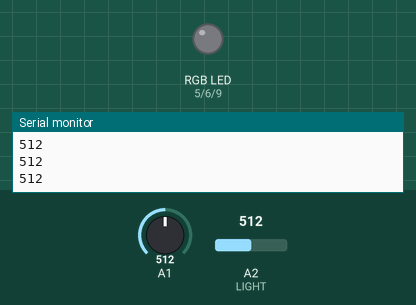
Bench run of a sketch on a simulated Arduino Uno, built with avr-gcc and run on an emulated ATmega328P. Shown: an RGB LED mixed from three pins (HIGH = lit), the last lines printed to the serial monitor. The inputs (shaded band) are chosen by the test bench; at power-on: A2 (LIGHT) = 512, A1 = 512. Dim RGB values are drawn brighter than linear.

Above: at 1.2 s.
1.3 s: A2 (LIGHT) set to 22
2.8 s: A2 (LIGHT) set to 18
At 4.1 s:
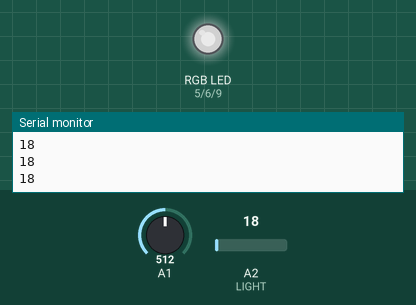
Timing chart, 0 to 5.8 s (numbered marks = the images above; inputs shaded):
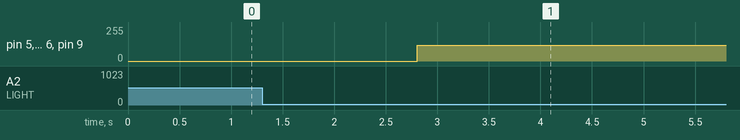

Measured:
- the behaviour switches between 21 and 20 on A2 (LIGHT) (found by bisection; images 0 and 1)
- after the input at 2.8 s, pin 5 (RED_PIN), pin 6 (GREEN_PIN), pin 9 (BLUE_PIN): 0/255 → 120/255 at once

The sketch:

sketch_jun01c.ino
```cpp
// C++ code
//
#define RED_PIN 5
#define GREEN_PIN 6
#define BLUE_PIN 9
#define LIGHT A2

byte rState = 0;


void setup()
{
  Serial.begin(9600);
  pinMode(RED_PIN, OUTPUT);
  pinMode(GREEN_PIN, OUTPUT);
  pinMode(BLUE_PIN, OUTPUT);
}

void loop()
{
  int lightValue = analogRead(LIGHT);
  Serial.println(lightValue);
  if(lightValue <= 20){
    doJob();
  }else{
    changeColor(0,rState);
  }
}

void doJob(){
  int value = analogRead(A1);
  int mapValue = map(value,0,1023,0,255);
  //Serial.println(mapValue);

  changeColor(mapValue,rState);

  if(Serial.available()){
    switch(Serial.read()){
      case 'r':
        Serial.println('r');
        rState = 1;
        break;
      case 'g':
        Serial.println('g');
        rState = 2;
        break;
      case 'b':
        Serial.println('b');
        rState = 3;
        break;
      default:
        break;
    }

  }
}

void changeColor(int value, byte state){
  int allValue = (value>=120) ? 120 : value ;
  if (state == 1){
    analogWrite(RED_PIN, allValue);
    analogWrite(GREEN_PIN,0);
    analogWrite(BLUE_PIN,0);
  }else if(state == 2){
    analogWrite(RED_PIN, 0);
    analogWrite(GREEN_PIN,allValue);
    analogWrite(BLUE_PIN,0);

  }else if(state == 3){
    analogWrite(RED_PIN, 0);
    analogWrite(GREEN_PIN,0);
    analogWrite(BLUE_PIN,allValue);
  }else{
    analogWrite(RED_PIN, allValue);
    analogWrite(GREEN_PIN,allValue);
    analogWrite(BLUE_PIN,allValue);
  }

}
```
